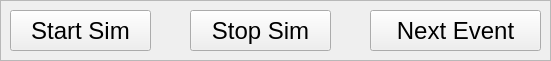
   <widget class="QFrame" name="frame_3">
    <property name="geometry">
     <rect>
      <x>20</x>
      <y>480</y>
      <width>551</width>
      <height>61</height>
     </rect>
    </property>
    <property name="autoFillBackground">
     <bool>false</bool>
    </property>
    <property name="frameShape">
     <enum>QFrame::StyledPanel</enum>
    </property>
    <property name="frameShadow">
     <enum>QFrame::Plain</enum>
    </property>
    <property name="lineWidth">
     <number>4</number>
    </property>
    <widget class="QPushButton" name="stopSimButton">
     <property name="geometry">
      <rect>
       <x>190</x>
       <y>10</y>
       <width>141</width>
       <height>41</height>
      </rect>
     </property>
     <property name="font">
      <font>
       <pointsize>18</pointsize>
      </font>
     </property>
     <property name="text">
      <string>Stop Sim</string>
     </property>
    </widget>
    <widget class="QPushButton" name="sendEventButton">
     <property name="geometry">
      <rect>
       <x>370</x>
       <y>10</y>
       <width>171</width>
       <height>41</height>
      </rect>
     </property>
     <property name="font">
      <font>
       <pointsize>18</pointsize>
      </font>
     </property>
     <property name="text">
      <string>Next Event</string>
     </property>
    </widget>
    <widget class="QPushButton" name="startSimButton">
     <property name="geometry">
      <rect>
       <x>10</x>
       <y>10</y>
       <width>141</width>
       <height>41</height>
      </rect>
     </property>
     <property name="font">
      <font>
       <pointsize>18</pointsize>
      </font>
     </property>
     <property name="text">
      <string>Start Sim</string>
     </property>
    </widget>
   </widget>
